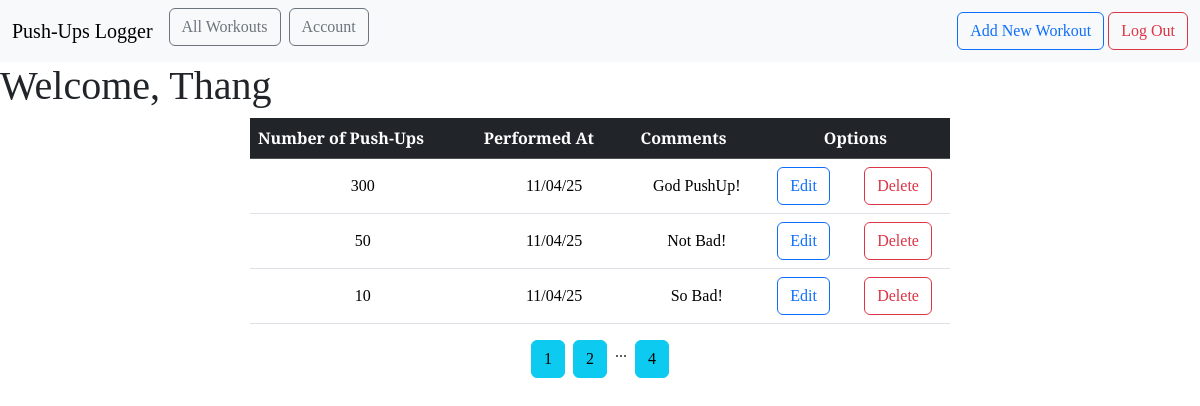
Page /all (signed in) on the committed database.
### myapp/models.py (models this page shows)
class User(db.Model, UserMixin):
    id = db.Column(db.Integer, primary_key=True)
    email = db.Column(db.String(100), unique=True)
    password = db.Column(db.String(100))
    name = db.Column(db.String(100))
    workouts = db.relationship('Workout', backref='author', lazy=True)

class Workout(db.Model):
    id = db.Column(db.Integer, primary_key=True)
    pushups = db.Column(db.Integer, nullable=False)
    date_posted = db.Column(db.DateTime, nullable=False, default=datetime.utcnow)
    comment = db.Column(db.Text, nullable=False)
    user_id = db.Column(db.Integer, db.ForeignKey('user.id'), nullable=False)

### myapp/main.py (the view)
@main.route('/all')
@login_required
def user_workouts():
    page = request.args.get('page', 1, type=int)
    user = User.query.filter_by(email=current_user.email).first_or_404()
    workouts = Workout.query.filter_by(author=user).paginate(page=page, per_page=3)
    return render_template('all_workouts.html', workouts=workouts, user=user)

### myapp/__init__.py (called while the page is built)
def create_app():
    app = Flask(__name__)
    app.config['SECRET_KEY'] = 'secret-key'
    app.config['SQLALCHEMY_DATABASE_URI'] = 'sqlite:///db.sqlite'
    db.init_app(app)
    login_manager = LoginManager()
    login_manager.login_view = 'auth.login'
    login_manager.init_app(app)
    from .models import User
    @login_manager.user_loader
    def load_user(user_id):
        return User.query.get(int(user_id))
    from .main import main as main_blueprint
    app.register_blueprint(main_blueprint)
    from .auth import auth as auth_blueprint
    app.register_blueprint(auth_blueprint)
    from .models import User
    app.debug=True
    return app

### myapp/templates/all_workouts.html (shortened to what this page needs)
{% extends "base.html" %} {% block head %} {{ super() }}
<link rel="stylesheet" href="{{ url_for('static', filename='extended_beauty.css') }}">
{% endblock %}
{% block content %}
<h1>Welcome, {{ user.name }}</h1>
<div class="d-flex justify-content-center">
    <table class="table table-hover" style="width: 700px;">
        <thead class="table-dark">
            <tr>
                <th scope="col">Number of Push-Ups</th>
                <th scope="col">Performed At</th>
                <th scope="col">Comments</th>
                <th colspan="2" class="text-center">Options</th>
            </tr>
        </thead>
        <tbody class="align-item-center">
            {% for workout in workouts.items %}
            <tr>
                <td class="text-center align-middle">{{ workout.pushups }}</td>
                <td class="text-center align-middle">{{ workout.date_posted.strftime('%m/%d/%y') }}</td>
                <td class="text-center align-middle">{{ workout.comment }}</td>
                <td class="text-center align-middle">
                    <a
                        href="{{ url_for('main.update_workout', workout_id=workout.id) }}"
                        class="btn btn-outline-primary"
                        role="button">
                        Edit
                    </a>
                </td>
                <td class="text-center align-middle">
                    <a
                        href="{{ url_for('main.delete_workout', workout_id=workout.id) }}"
                        class="btn btn-outline-danger"
                        role="button">
                        Delete
                    </a>
                </td>
            </tr>
            {% endfor %}
        </tbody>
    </table>
</div>
<div class="d-flex justify-content-center gap-2">
    {% for page in workouts.iter_pages(left_edge=1, right_edge=1, left_current=1, right_current=1) %}
    {% if page %}
    {% if workouts.page == page %}
    <a href="{{ url_for('main.user_workouts', page=page) }}" class="btn btn-info mb-3">{{ page }}</a>
    {% else %}
    <a href="{{ url_for('main.user_workouts', page=page) }}" class="btn btn-info mb-3">{{ page }}</a>
    {% endif %}
    {% else %}
    ...
    {% endif %}
    {% endfor %}
</div>
{% endblock %}

### myapp/templates/base.html (shortened to what this page needs)
<!DOCTYPE html>
<html lang="en">
<head>
    {% block head %}
    <link rel="stylesheet" href="{{ url_for('static', filename='beauty.css') }}">
    <link rel="stylesheet" href="https://cdn.jsdelivr.net/npm/bootstrap@5.3.3/dist/css/bootstrap.min.css"
>
    {% endblock %}
</head>
<body>
    <nav class="navbar navbar-expand-lg navbar-light bg-light">
        <div class="container-fluid">
            <a class="navbar-brand" href="{{ url_for('main.index') }}">Push-Ups Logger</a>
            <div class="collapse navbar-collapse" id="navbarSupportedContent">
                <ul class="navbar-nav me-auto mb-2 mb-lg-0">
                    <li class="nav-item active me-lg-2 mb-2">
                        <a
                            class="btn btn-outline-secondary"
                            href="{{ url_for('main.user_workouts') }}"
                            role="button"
                            >All Workouts</a>
                    </li>
                    <li class="nav-item">
                        <a
                            class="btn btn-outline-secondary"
                            href="{{ url_for('main.profile') }}"
                            role="button"
                            >Account</a>
                    </li>
                </ul>
                <form class="form-inline my-2 my-lg-0">
                    {% if current_user.is_authenticated %}
                        <a href="{{ url_for('main.new_workout_post') }}" class="btn btn-outline-primary" role="button">
                            Add New Workout
                        </a>
                    {% endif %}
                    {% if current_user.is_authenticated %}
                    <a
                        href="{{ url_for('auth.logout') }}"
                        class="btn btn-outline-danger"
                        role="">
                        Log Out
                    </a>
                    {% endif %}
                </form>
            </div>
        </div>
    </nav>
    {% block content %} {% endblock %}
</body>
</html>

### myapp/static/beauty.css (style rules this page uses)
* { font-family: "Arvo", serif; }

### myapp/static/extended_beauty.css (style rules this page uses)
h1, h2, h4, p { font-family: "Arvo", serif; }

### rows in the picture
User: name "Thang"
Workout: pushups "300", date_posted "11/04/25", comment "God PushUp!"
Workout: pushups "50", date_posted "11/04/25", comment "Not Bad!"
Workout: pushups "10", date_posted "11/04/25", comment "So Bad!"

### other values in the picture
{{ page }} "1"
{{ page }} "2" "4"
